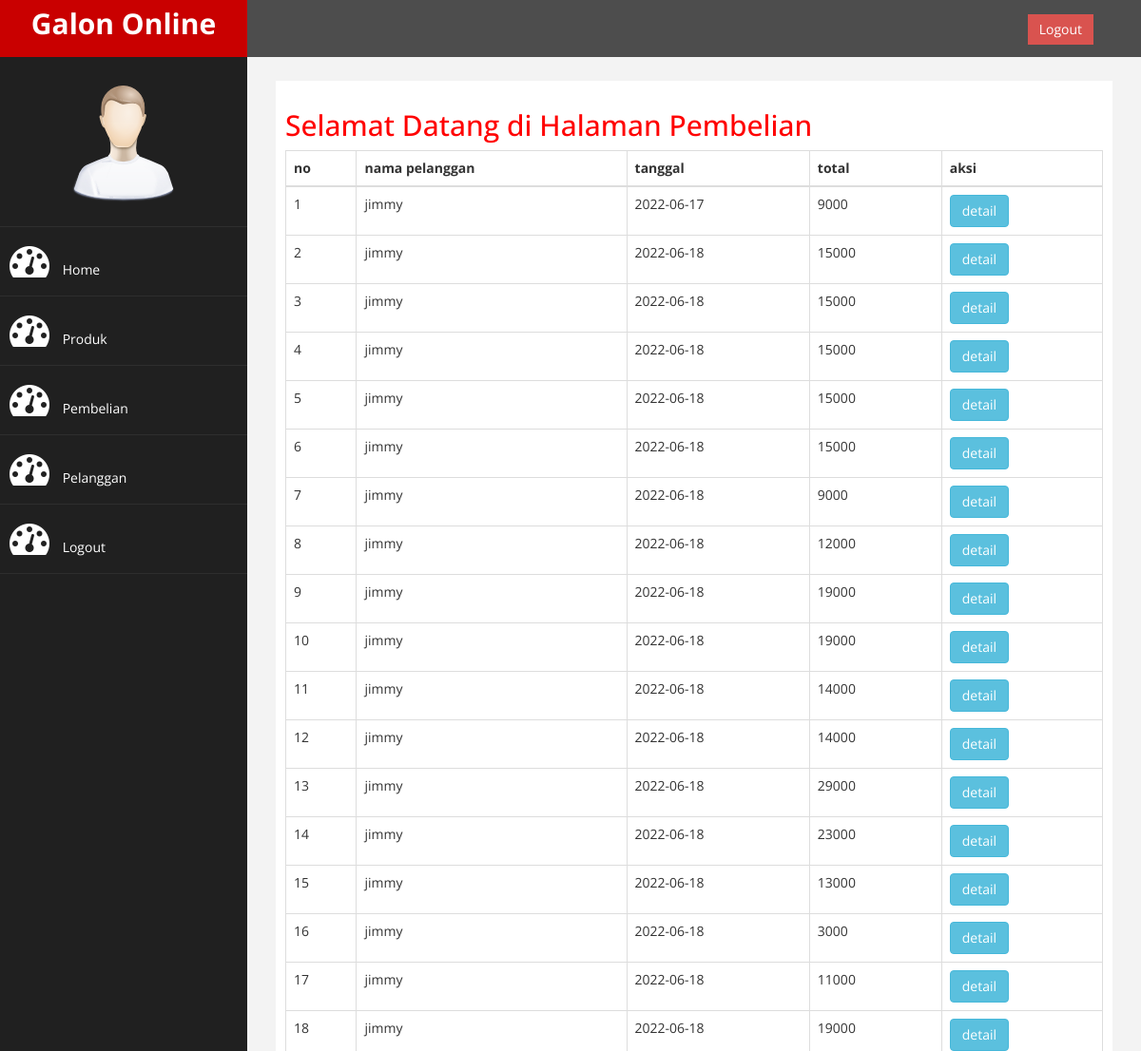
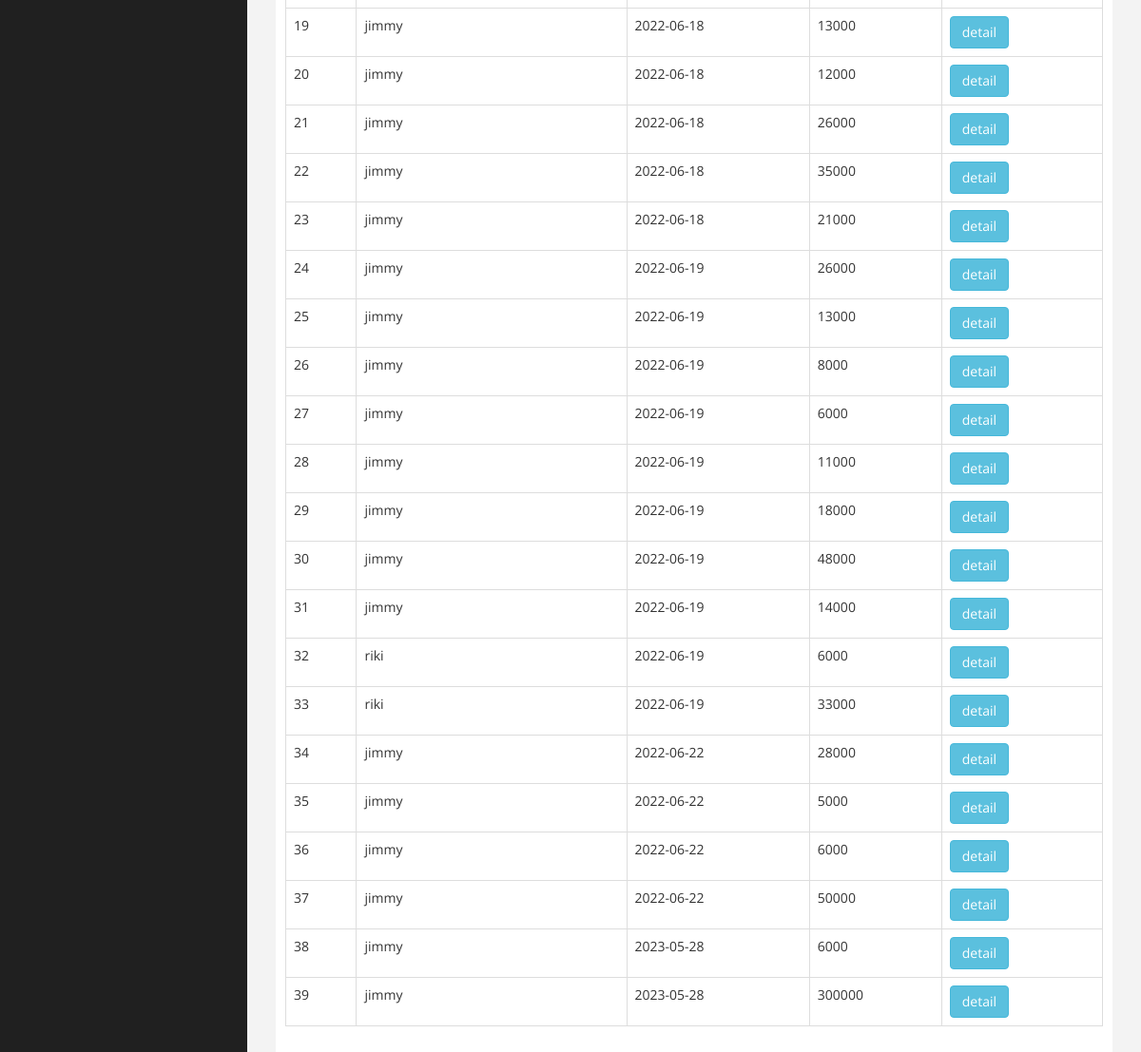
Page /admin/index.php?halaman=pembelian (signed in) on the committed database (2 pictures, top to bottom).
### tables this page shows
CREATE TABLE `pembelian` (
  `id_pembelian` int(11) NOT NULL,
  `id_pelanggan` int(11) NOT NULL,
  `id_ongkir` int(11) NOT NULL,
  `tanggal_pembelian` date NOT NULL,
  `total_pembelian` int(11) NOT NULL,
  `jarak` varchar(100) NOT NULL,
  `tarif` int(11) NOT NULL,
  `alamat_pengiriman` text NOT NULL
);

CREATE TABLE `pelanggan` (
  `id_pelanggan` int(11) NOT NULL,
  `email_pelanggan` varchar(100) NOT NULL,
  `password_pelanggan` varchar(100) NOT NULL,
  `nama_pelanggan` varchar(100) NOT NULL,
  `telepon_pelanggan` varchar(100) NOT NULL,
  `alamat_pelanggan` text NOT NULL
);

### admin/pembelian.php (the view)
<h2>Selamat Datang di Halaman Pembelian</h2>
<table class="table table-bordered">
	<thead>
		<tr>
			<th>no</th>
			<th>nama pelanggan</th>
			<th>tanggal</th>
			<th>total</th>
			<th>aksi</th>
		</tr>
	</thead>
	<tbody>
		<?php $nomor=1; ?>
		<?php $ambil=$koneksi->query("SELECT * FROM pembelian JOIN pelanggan ON pembelian.id_pelanggan=pelanggan.id_pelanggan"); ?>
		<?php while ($pecah = $ambil->fetch_assoc()) { ?>
		<tr>
			<td><?php echo $nomor; ?></td>
			<td><?php echo $pecah['nama_pelanggan']; ?></td>
			<td><?php echo $pecah['tanggal_pembelian']; ?></td>
			<td><?php echo $pecah['total_pembelian']; ?></td>
			<td>
				<a href="index.php?halaman=detail&id=<?php echo $pecah['id_pembelian']; ?>" class="btn-info btn">detail</a>
			</td>
		</tr>
	<?php $nomor++; ?>
	<?php } ?>
	</tbody>
</table>

### admin/assets/css/custom.css (style rules this page uses)
body { font-family: 'Open Sans', sans-serif; }
h2 { color: #f00; }

### rows in the picture
pembelian: id_pelanggan.nama_pelanggan "jimmy", tanggal_pembelian "2022-06-17", total_pembelian "9000"
pembelian: id_pelanggan.nama_pelanggan "jimmy", tanggal_pembelian "2022-06-18", total_pembelian "15000"
pembelian: id_pelanggan.nama_pelanggan "jimmy", tanggal_pembelian "2022-06-18", total_pembelian "15000"
pembelian: id_pelanggan.nama_pelanggan "jimmy", tanggal_pembelian "2022-06-18", total_pembelian "15000"
pembelian: id_pelanggan.nama_pelanggan "jimmy", tanggal_pembelian "2022-06-18", total_pembelian "15000"
pembelian: id_pelanggan.nama_pelanggan "jimmy", tanggal_pembelian "2022-06-18", total_pembelian "15000"
pembelian: id_pelanggan.nama_pelanggan "jimmy", tanggal_pembelian "2022-06-18", total_pembelian "9000"
pembelian: id_pelanggan.nama_pelanggan "jimmy", tanggal_pembelian "2022-06-18", total_pembelian "12000"
pembelian: id_pelanggan.nama_pelanggan "jimmy", tanggal_pembelian "2022-06-18", total_pembelian "19000"
pembelian: id_pelanggan.nama_pelanggan "jimmy", tanggal_pembelian "2022-06-18", total_pembelian "19000"
pembelian: id_pelanggan.nama_pelanggan "jimmy", tanggal_pembelian "2022-06-18", total_pembelian "14000"
pembelian: id_pelanggan.nama_pelanggan "jimmy", tanggal_pembelian "2022-06-18", total_pembelian "14000"
pembelian: id_pelanggan.nama_pelanggan "jimmy", tanggal_pembelian "2022-06-18", total_pembelian "29000"
pembelian: id_pelanggan.nama_pelanggan "jimmy", tanggal_pembelian "2022-06-18", total_pembelian "23000"
pembelian: id_pelanggan.nama_pelanggan "jimmy", tanggal_pembelian "2022-06-18", total_pembelian "13000"
pembelian: id_pelanggan.nama_pelanggan "jimmy", tanggal_pembelian "2022-06-18", total_pembelian "3000"
pembelian: id_pelanggan.nama_pelanggan "jimmy", tanggal_pembelian "2022-06-18", total_pembelian "11000"
pembelian: id_pelanggan.nama_pelanggan "jimmy", tanggal_pembelian "2022-06-18", total_pembelian "19000"
pembelian: id_pelanggan.nama_pelanggan "jimmy", tanggal_pembelian "2022-06-18", total_pembelian "13000"
pembelian: id_pelanggan.nama_pelanggan "jimmy", tanggal_pembelian "2022-06-18", total_pembelian "12000"
pembelian: id_pelanggan.nama_pelanggan "jimmy", tanggal_pembelian "2022-06-18", total_pembelian "26000"
pembelian: id_pelanggan.nama_pelanggan "jimmy", tanggal_pembelian "2022-06-18", total_pembelian "35000"
pembelian: id_pelanggan.nama_pelanggan "jimmy", tanggal_pembelian "2022-06-18", total_pembelian "21000"
pembelian: id_pelanggan.nama_pelanggan "jimmy", tanggal_pembelian "2022-06-19", total_pembelian "26000"
pembelian: id_pelanggan.nama_pelanggan "jimmy", tanggal_pembelian "2022-06-19", total_pembelian "13000"
pembelian: id_pelanggan.nama_pelanggan "jimmy", tanggal_pembelian "2022-06-19", total_pembelian "8000"
pembelian: id_pelanggan.nama_pelanggan "jimmy", tanggal_pembelian "2022-06-19", total_pembelian "6000"
pembelian: id_pelanggan.nama_pelanggan "jimmy", tanggal_pembelian "2022-06-19", total_pembelian "11000"
pembelian: id_pelanggan.nama_pelanggan "jimmy", tanggal_pembelian "2022-06-19", total_pembelian "18000"
pembelian: id_pelanggan.nama_pelanggan "jimmy", tanggal_pembelian "2022-06-19", total_pembelian "48000"
pembelian: id_pelanggan.nama_pelanggan "jimmy", tanggal_pembelian "2022-06-19", total_pembelian "14000"
pembelian: id_pelanggan.nama_pelanggan "riki", tanggal_pembelian "2022-06-19", total_pembelian "6000"
pembelian: id_pelanggan.nama_pelanggan "riki", tanggal_pembelian "2022-06-19", total_pembelian "33000"
pembelian: id_pelanggan.nama_pelanggan "jimmy", tanggal_pembelian "2022-06-22", total_pembelian "28000"
pembelian: id_pelanggan.nama_pelanggan "jimmy", tanggal_pembelian "2022-06-22", total_pembelian "5000"
pembelian: id_pelanggan.nama_pelanggan "jimmy", tanggal_pembelian "2022-06-22", total_pembelian "6000"
pembelian: id_pelanggan.nama_pelanggan "jimmy", tanggal_pembelian "2022-06-22", total_pembelian "50000"
pembelian: id_pelanggan.nama_pelanggan "jimmy", tanggal_pembelian "2023-05-28", total_pembelian "6000"
pembelian: id_pelanggan.nama_pelanggan "jimmy", tanggal_pembelian "2023-05-28", total_pembelian "300000"
